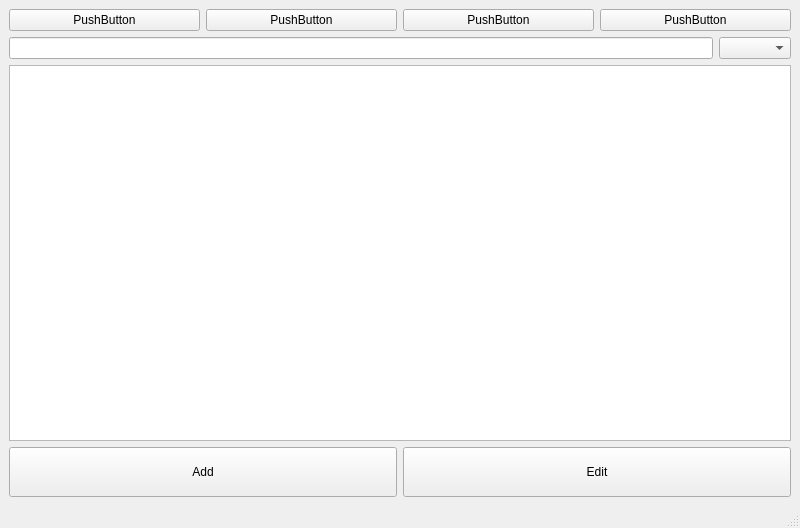
<?xml version="1.0" encoding="UTF-8"?>
<ui version="4.0">
 <class>MainWindow</class>
 <widget class="QMainWindow" name="MainWindow">
  <property name="geometry">
   <rect>
    <x>0</x>
    <y>0</y>
    <width>800</width>
    <height>528</height>
   </rect>
  </property>
  <property name="windowTitle">
   <string>MainWindow</string>
  </property>
  <widget class="QWidget" name="centralwidget">
   <layout class="QVBoxLayout" name="verticalLayout">
    <item>
     <layout class="QHBoxLayout" name="horizontalLayout">
      <item>
       <widget class="QPushButton" name="btn_1">
        <property name="text">
         <string>PushButton</string>
        </property>
       </widget>
      </item>
      <item>
       <widget class="QPushButton" name="btn_2">
        <property name="text">
         <string>PushButton</string>
        </property>
       </widget>
      </item>
      <item>
       <widget class="QPushButton" name="btn_3">
        <property name="text">
         <string>PushButton</string>
        </property>
       </widget>
      </item>
      <item>
       <widget class="QPushButton" name="btn_4">
        <property name="text">
         <string>PushButton</string>
        </property>
       </widget>
      </item>
     </layout>
    </item>
    <item>
     <layout class="QHBoxLayout" name="horizontalLayout_3">
      <item>
       <widget class="QLineEdit" name="line_search"/>
      </item>
      <item>
       <widget class="QComboBox" name="box_search_selector">
        <property name="sizeAdjustPolicy">
         <enum>QComboBox::AdjustToContents</enum>
        </property>
       </widget>
      </item>
     </layout>
    </item>
    <item>
     <widget class="QTableWidget" name="tbl_main">
      <property name="editTriggers">
       <set>QAbstractItemView::NoEditTriggers</set>
      </property>
      <property name="alternatingRowColors">
       <bool>true</bool>
      </property>
      <property name="selectionMode">
       <enum>QAbstractItemView::SingleSelection</enum>
      </property>
      <property name="selectionBehavior">
       <enum>QAbstractItemView::SelectRows</enum>
      </property>
      <property name="sortingEnabled">
       <bool>true</bool>
      </property>
     </widget>
    </item>
    <item>
     <layout class="QHBoxLayout" name="horizontalLayout_2">
      <item>
       <widget class="QPushButton" name="btn_add">
        <property name="minimumSize">
         <size>
          <width>0</width>
          <height>50</height>
         </size>
        </property>
        <property name="text">
         <string>Add</string>
        </property>
       </widget>
      </item>
      <item>
       <widget class="QPushButton" name="btn_edit">
        <property name="minimumSize">
         <size>
          <width>0</width>
          <height>50</height>
         </size>
        </property>
        <property name="text">
         <string>Edit</string>
        </property>
       </widget>
      </item>
     </layout>
    </item>
   </layout>
  </widget>
  <widget class="QMenuBar" name="menubar">
   <property name="geometry">
    <rect>
     <x>0</x>
     <y>0</y>
     <width>800</width>
     <height>21</height>
    </rect>
   </property>
  </widget>
  <widget class="QStatusBar" name="statusbar"/>
 </widget>
 <tabstops>
  <tabstop>btn_1</tabstop>
  <tabstop>btn_2</tabstop>
  <tabstop>btn_3</tabstop>
  <tabstop>btn_4</tabstop>
  <tabstop>line_search</tabstop>
  <tabstop>box_search_selector</tabstop>
  <tabstop>btn_add</tabstop>
  <tabstop>btn_edit</tabstop>
  <tabstop>tbl_main</tabstop>
 </tabstops>
 <resources/>
 <connections/>
</ui>
